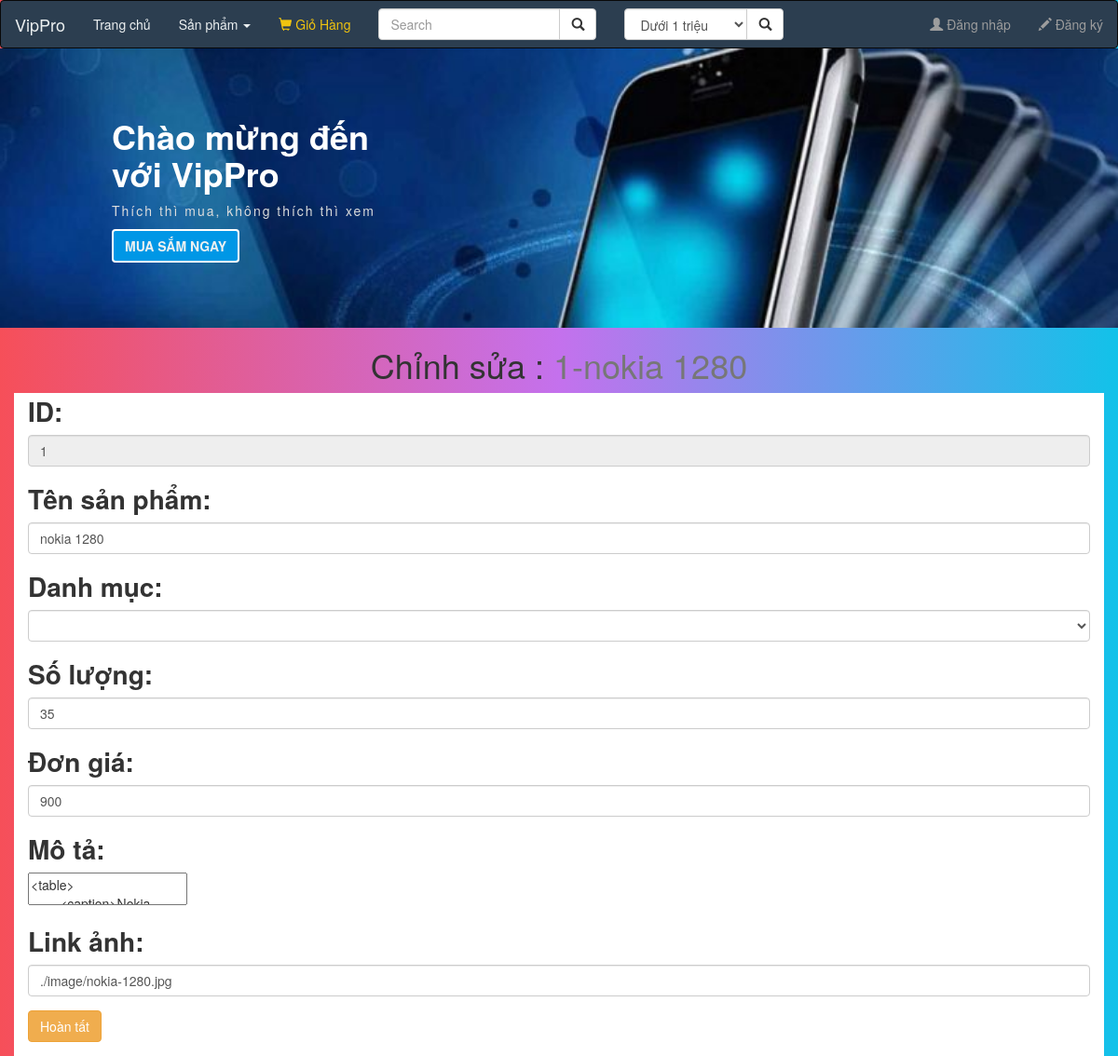
Before: /productEditor.php?id=1 with the older database file.
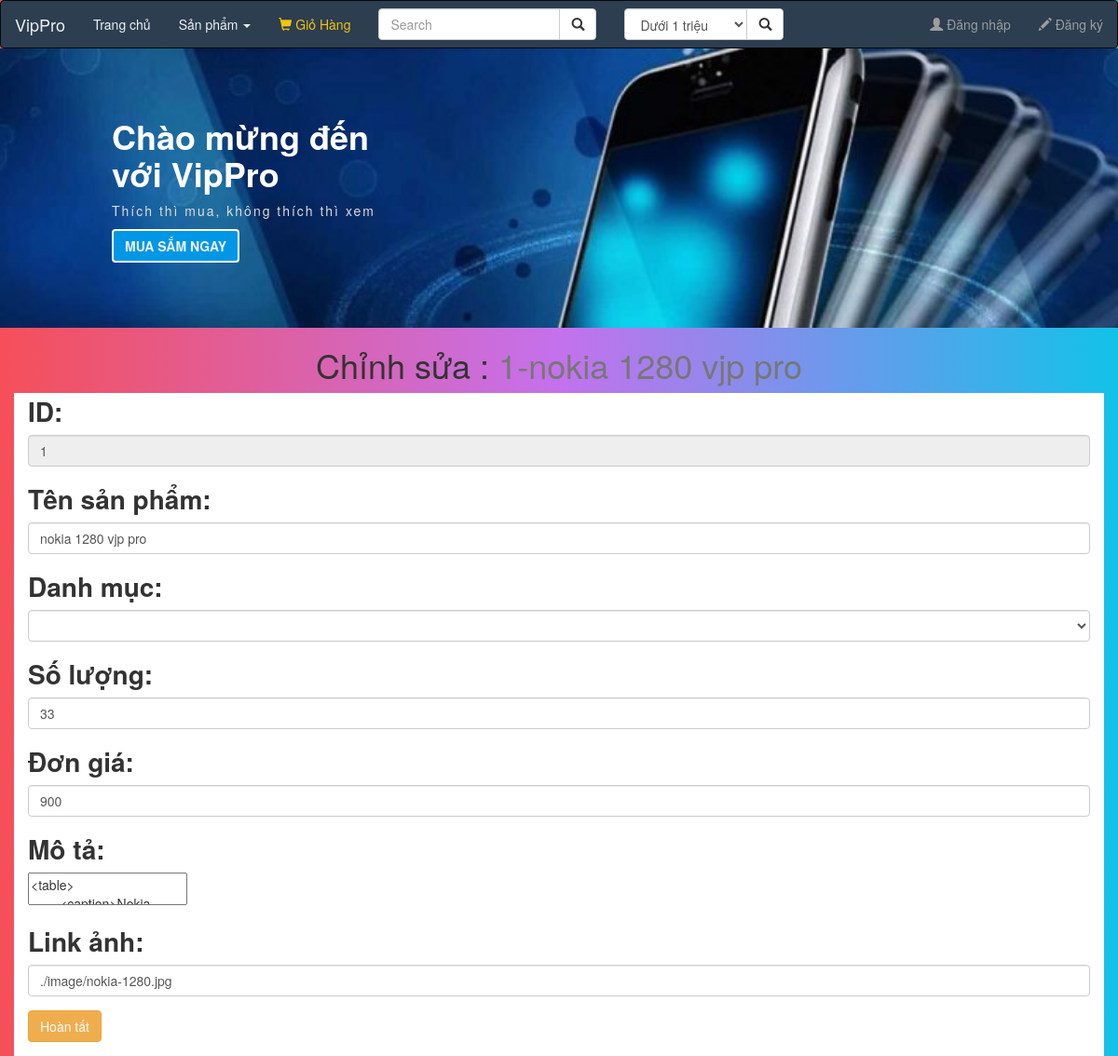
After: the same page with the newer database file.
### tables this page shows
CREATE TABLE `sanpham` (
  `id` int(10) UNSIGNED NOT NULL,
  `name` varchar(255) NOT NULL,
  `CategoryID` int(10) UNSIGNED NOT NULL,
  `price` int(64) NOT NULL,
  `quantity` int(11) NOT NULL DEFAULT 0,
  `descript` text DEFAULT NULL,
  `img` text NOT NULL
);

### productEditor.php (the view, shortened to what this page needs)
<?php
    $ID = $_REQUEST['id'];
    $conn = mysqli_connect('localhost', 'root','doan');
    $query = "SELECT * FROM `sanpham` WHERE id =".$ID;
    $sql = mysqli_query($conn, $query);
    $result = mysqli_fetch_assoc($sql);
    $name = $result['name'];
    $cateId = $result['CategoryID'];
    $quantity = $result['quantity'];
    $price = $result['price'];
    $describe = $result['descript'];
    $image = $result['img'];
?>
<!DOCTYPE html>
<html lang="en">
<head>
    <?php include("import.php") ?>
</head>
<body>
    <?php include('header.php'); ?>
    <main>
        <h1 class="text-center mt-3">Chỉnh sửa : <span class="text-muted font-italic"><?php echo $ID ."-". $name ?></span></h1>
        <div class="container">
            <div class="editorCont">
                <form action="" method="POST">
                    <div class="form-group">
                        <label for="name">ID: </label>
                        <input type="number" class="form-control" name="id" id="id" value="<?php echo $ID ?>" disabled>
                    </div>
                    <div class="form-group">
                        <label for="name">Tên sản phẩm: </label>
                        <input type="text" class="form-control" name="pname" id="pname" placeholder="Tên sản phẩm" value="<?php echo $name ?>">
                    </div>
                    <div class="form-group">
                        <label for="cateId">Danh mục: </label>
                        <select class="form-control" name="cateId" id="cateId">
                            <?php
                                $browse = "SELECT * FROM danhmuc";
                                $browser = mysqli_query($conn, $browse);
                                while($row = mysqli_fetch_assoc($browser)) {
                                    $selected ="";
                                    if($row['id'] == $cateId) {
                                        $selected = 'selected';
                                    }
                                    echo '<option value ="'.$row['id'].'"'.$selected.'>'.$row['tendanhmuc'].'</option>';
                                }
                            ?>
                        </select>
                    </div>
                    <div class="form-group">
                        <label for="">Số lượng: </label>
                        <input type="number" min="0" class="form-control" name="quantity" id="quantity" placeholder="Số lượng" value="<?php echo $quantity ?>">
                    </div>
                    <div  class="form-group">
                        <label for="price">Đơn giá: </label>
                        <input type="text" class="form-control" name="price" id="price" placeholder="Đơn giá" value="<?php echo $price ?>">
                    </div>
                    <div class="form-group">
                        <div><label for="describe">Mô tả: </label></div>
                        <textarea placeholder="Mô tả" name="describe" id="describe"><?php echo $describe ?></textarea>
                    </div>
                    <div class="form-group">
                        <label for="image">Link ảnh: </label>
                        <input placeholder="Link ảnh" type="text" class="form-control" name="pimage" id="pimage" value="<?php echo $image ?>">
                    </div>
                    <div class="form-group">
                        <input class="btn btn-warning w-100" name="submitform" type="submit" value="Hoàn tất">
                    </div>
                </form>
            </div>
        </div>
    </main>
</body>
</html>

Changed rows visible on the page:
changed sanpham "./image/nokia-1280.jpg": name "nokia 1280" → "nokia 1280 vjp pro"; pname "nokia 1280" → "nokia 1280 vjp pro"; quantity "35" → "33"
